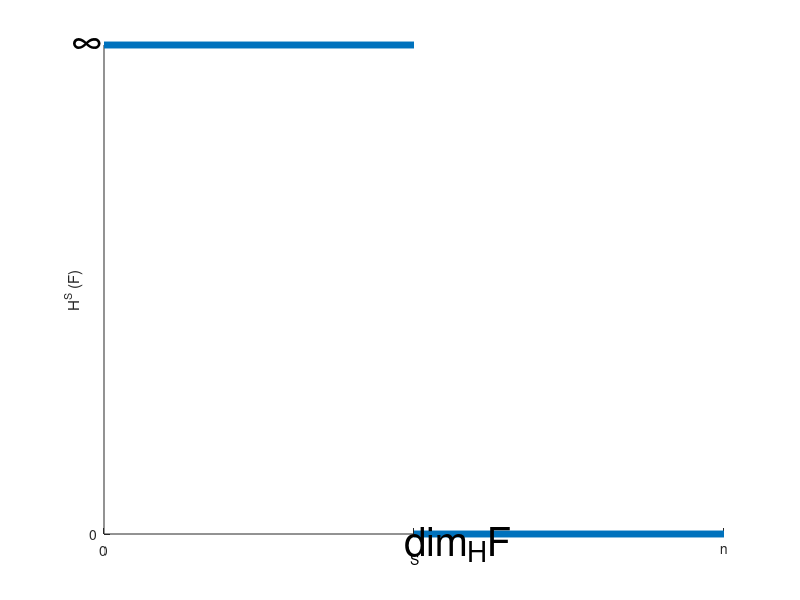

Write the MATLAB code that produced this figure.
function HausdorffMeasure()
	clf;
	graphics_toolkit("fltk");

	x = [0 1 1 1 2];
	f = [1 1 nan 0 0];
	xTick = [0 1 2];
	xLabel={'0', '', 'n'};
	yTick = [0 1];
	yLabel={'0', ''};

	h = plot(x, f);
	box('off');
	set(gca, 'Xtick', xTick);
	set(gca, 'Xticklabel', xLabel);
	set(gca, 'Ytick', yTick);
	set(gca, 'Yticklabel', yLabel);
	set (h, "linewidth", 5);

	ylabel('H^{S} (F)');
	text (-0.1, 1, '{\fontsize{40}\infty}');
	text (0.97, -0.02, '{\fontsize{40}dim_{H}F}');
	text (0.99, -0.05, 'S');
endfunction